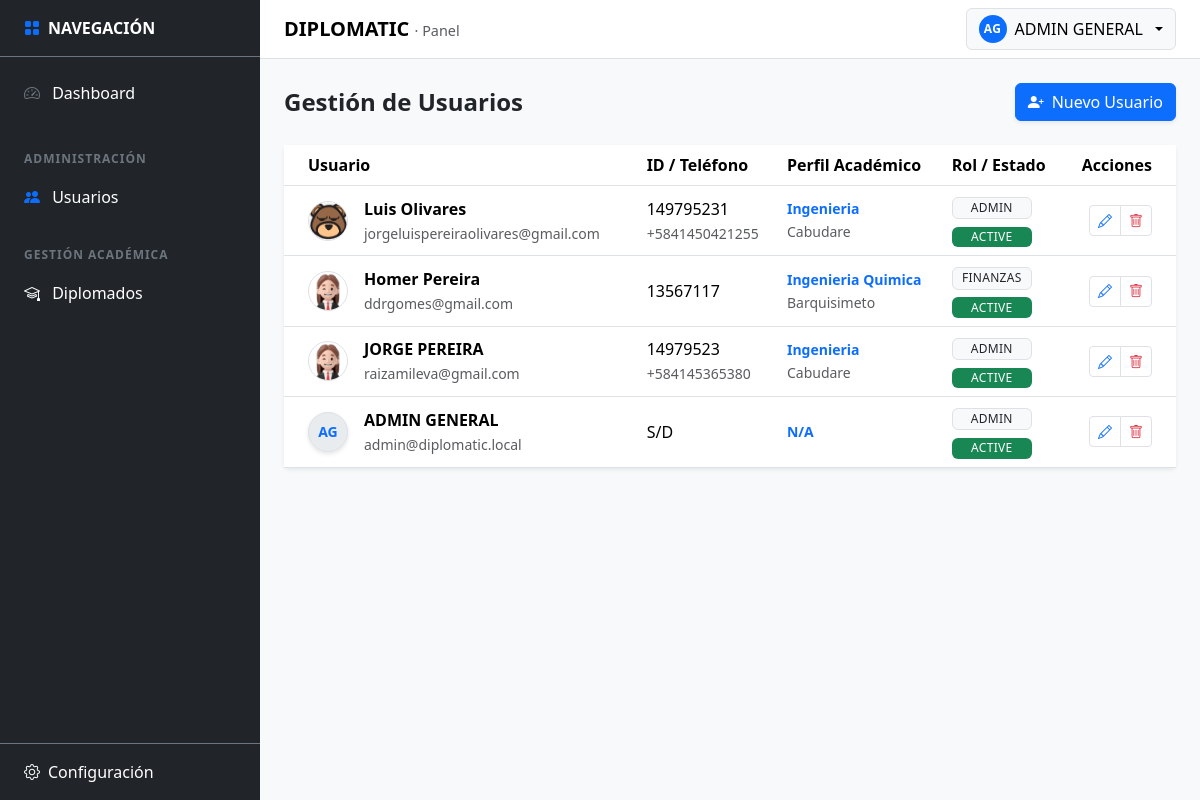
The app's page /users (signed in), older data.
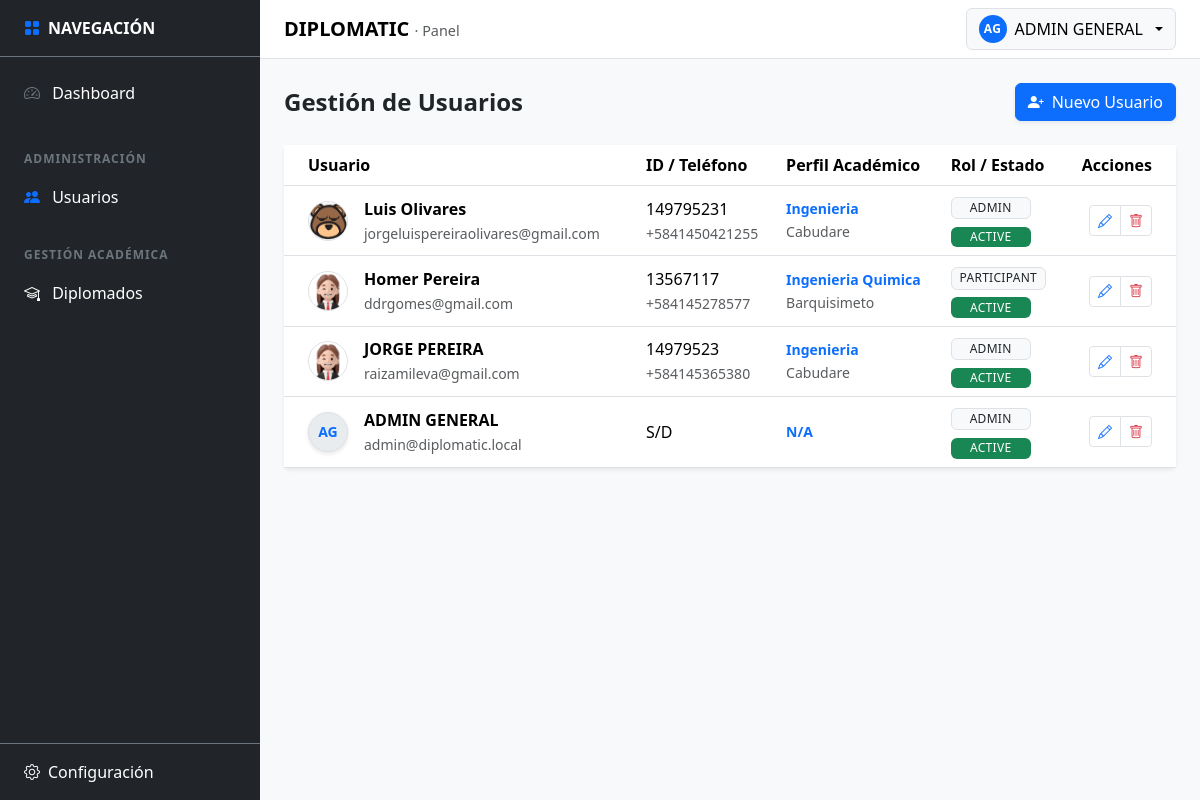
The same page, newer data.
### tables this page shows
CREATE TABLE `tbl_users` (
  `id` int(10) UNSIGNED NOT NULL,
  `user_type` enum('INTERNAL','PARTICIPANT') NOT NULL DEFAULT 'INTERNAL',
  `status` enum('ACTIVE','SUSPENDED','INACTIVE') NOT NULL DEFAULT 'ACTIVE',
  `first_name` varchar(100) NOT NULL,
  `last_name` varchar(100) NOT NULL,
  `email` varchar(190) NOT NULL,
  `role` varchar(60) DEFAULT 'PARTICIPANT',
  `phone` varchar(30) DEFAULT NULL,
  `document_id` varchar(30) DEFAULT NULL,
  `address` text DEFAULT NULL,
  `provenance` varchar(150) DEFAULT NULL,
  `undergraduate_degree` varchar(150) DEFAULT NULL,
  `avatar` varchar(255) DEFAULT 'default_avatar.png',
  `password_hash` varchar(255) NOT NULL,
  `last_login_at` datetime DEFAULT NULL,
  `created_at` datetime NOT NULL DEFAULT current_timestamp(),
  `updated_at` datetime NOT NULL DEFAULT current_timestamp() ON UPDATE current_timestamp(),
  `profile_complete` tinyint(1) DEFAULT 0
);

### app/core/Controller.php (called while the page is built, shortened)
<?php
abstract class Controller
{
  protected function view(string $viewPath, array $data = []): void
  {
    View::render($viewPath, $data);
  }
}

### app/controllers/UsersController.php (called while the page is built, shortened)
<?php
final class UsersController extends Controller
{
    public function index(): void
    {
        $userModel = new UserModel();
        try {
            $db = (new Database())->getConnection();
            $stmt = $db->query("SELECT role_key, name FROM tbl_roles WHERE status = 'ACTIVE' ORDER BY level DESC");
            $roles = $stmt->fetchAll();
        } catch (\Exception $e) {
            $roles = [];
        }
        $this->view('users/index', [
            'users' => $userModel->getAll(),
            'roles' => $roles
        ]);
    }
}

### app/core/Router.php (called while the page is built, shortened)
<?php
final class Router
{
  private array $routes = [
    'GET' => [],
    'POST' => [],
  ];
  public function get(string $path, array $handler): void
  {
    $this->routes['GET'][$this->normalize($path)] = $handler;
  }
  public function post(string $path, array $handler): void
  {
    $this->routes['POST'][$this->normalize($path)] = $handler;
  }
  public function dispatch(): void
  {
    $method = $_SERVER['REQUEST_METHOD'] ?? 'GET';
    $uri = parse_url($_SERVER['REQUEST_URI'] ?? '/', PHP_URL_PATH) ?? '/';
    $basePath = $this->detectBasePath();
    $path = $this->normalize(str_replace($basePath, '', $uri) ?: '/');
    $handler = $this->routes[$method][$path] ?? null;
    [$class, $action] = $handler;
    $controller = new $class();
    $controller->$action();
  }
  private function normalize(string $path): string
  {
    $path = '/' . trim($path, '/');
    return $path === '//' ? '/' : $path;
  }
  private function detectBasePath(): string
  {
    $scriptName = $_SERVER['SCRIPT_NAME'] ?? '';
    $dir = str_replace('\\', '/', dirname($scriptName));
    return rtrim($dir, '/');
  }
}

### app/core/Bootstrap.php (called while the page is built, shortened)
<?php
final class Bootstrap
{
  public function run(): void
  {
    $router = new Router();
    $router->get('/', [AuthController::class, 'showLogin']);
    $router->post('/login', [AuthController::class, 'doLogin']);
    $router->get('/logout', [AuthController::class, 'logout']);
    $router->get('/dashboard', [DashboardController::class, 'index']);
    $router->get('/profile', [ProfileController::class, 'index']);
    $router->post('/profile/update', [ProfileController::class, 'update']);
    $router->get('/profile/security', [ProfileController::class, 'security']);
    $router->post('/profile/change-password', [ProfileController::class, 'changePassword']);
    $router->get('/settings', [SettingsController::class, 'index']);
    $router->get('/settings/correo', [SettingsController::class, 'correo']);
    $router->post('/settings/save-correo', [SettingsController::class, 'saveCorreo']);
    $router->post('/settings/test-correo', [SettingsController::class, 'testCorreo']);
    $router->get('/settings/empresa', [SettingsCompanyController::class, 'index']);
    $router->post('/settings/empresa/save', [SettingsCompanyController::class, 'save']);
    $router->get('/settings/whatsapp', [SettingsWhatsappController::class, 'index']);
    $router->post('/settings/whatsapp/save-template', [SettingsWhatsappController::class, 'saveTemplate']);
    $router->post('/settings/whatsapp/log', [SettingsWhatsappController::class, 'logSend']);
    $router->get('/settings/eventos', [SettingsEventsController::class, 'index']);
    $router->get('/settings/eventos/filter', [SettingsEventsController::class, 'filter']);
    $router->get('/users', [UsersController::class, 'index']);
    $router->post('/users/save', [UsersController::class, 'save']);
    $router->post('/users/delete', [UsersController::class, 'delete']);
    $router->dispatch();
  }
}

### public/index.php (called while the page is built, shortened)
<?php
$app = new \App\Core\Bootstrap();
$app->run();

### app/models/UserModel.php (called while the page is built, shortened)
<?php
class UserModel
{
    private $db;
    public function __construct()
    {
        $this->db = (new Database())->getConnection();
    }
    public function getAll(): array
    {
        $sql = "SELECT * FROM tbl_users WHERE status != 'INACTIVE' ORDER BY created_at DESC";
        return $this->db->query($sql)->fetchAll(PDO::FETCH_ASSOC);
    }
}

### app/views/users/index.php (the view, shortened to what this page needs)
<?php
$basePath = rtrim(str_replace('\\', '/', dirname($_SERVER['SCRIPT_NAME'] ?? '')), '/');
?>
<div class="d-flex justify-content-between align-items-center mb-4">
    <h2 class="h4 fw-bold mb-0">Gestión de Usuarios</h2>
    <button class="btn btn-primary shadow-sm" data-bs-toggle="modal" data-bs-target="#userModal" onclick="resetForm()">
        <i class="bi bi-person-plus-fill me-2"></i>Nuevo Usuario
    </button>
</div>
<div class="card border-0 shadow-sm">
    <div class="card-body p-0">
        <div class="table-responsive">
            <table class="table table-hover align-middle mb-0">
                <thead class="bg-light">
                    <tr>
                        <th class="ps-4">Usuario</th>
                        <th>ID / Teléfono</th>
                        <th>Perfil Académico</th>
                        <th>Rol / Estado</th>
                        <th class="text-end pe-4">Acciones</th>
                    </tr>
                </thead>
                <tbody>
                    <?php foreach ($users as $u): ?>
                    <tr>
                        <td class="ps-4">
                            <div class="d-flex align-items-center gap-3">
                                <?php if (!empty($u['avatar']) && $u['avatar'] !== 'default_avatar.png'): ?>
                                    <img src="<?= $basePath ?>/assets/img/avatars/<?= htmlspecialchars($u['avatar']) ?>" class="rounded-circle border" width="40" height="40" style="object-fit: cover;">
                                <?php else: ?>
                                    <div class="avatar-circle"><?= strtoupper(substr($u['first_name'] ?? 'U', 0, 1) . substr($u['last_name'] ?? 'N', 0, 1)) ?></div>
                                <?php endif; ?>
                                <div>
                                    <div class="fw-bold"><?= htmlspecialchars($u['first_name'].' '.$u['last_name']) ?></div>
                                    <small class="text-muted"><?= htmlspecialchars($u['email']) ?></small>
                                </div>
                            </div>
                        </td>
                        <td>
                            <div><?= htmlspecialchars($u['document_id'] ?? 'S/D') ?></div>
                            <small class="text-muted"><?= htmlspecialchars($u['phone'] ?? '') ?></small>
                        </td>
                        <td>
                            <div class="small fw-bold text-primary"><?= htmlspecialchars($u['undergraduate_degree'] ?? 'N/A') ?></div>
                            <small class="text-muted"><?= htmlspecialchars($u['provenance'] ?? '') ?></small>
                        </td>
                        <td>
                            <div class="mb-1"><span class="badge bg-light text-dark border"><?= htmlspecialchars($u['role']) ?></span></div>
                            <?php
                                $statusClass = ($u['status'] === 'ACTIVE') ? 'bg-success' : 'bg-warning text-dark';
                            ?>
                            <span class="badge <?= $statusClass ?>"><?= htmlspecialchars($u['status']) ?></span>
                        </td>
                        <td class="text-end pe-4">
                            <div class="btn-group">
                                <button class="btn btn-sm btn-white border" title="Editar" onclick='editUser(<?= json_encode($u) ?>)'>
                                    <i class="bi bi-pencil text-primary"></i>
                                </button>
                                <button class="btn btn-sm btn-white border" title="Desactivar" onclick="deleteUser(<?= $u['id'] ?>)">
                                    <i class="bi bi-trash text-danger"></i>
                                </button>
                            </div>
                        </td>
                    </tr>
                    <?php endforeach; ?>
                </tbody>
            </table>
        </div>
    </div>
</div>

### app/core/View.php (shortened to what this page needs)
<?php
final class View
{
  public static function render(string $viewPath, array $data = []): void
  {
    $viewFile = __DIR__ . '/../views/' . trim($viewPath, '/') . '.php';
    extract($data, EXTR_SKIP);
    if (strpos($viewPath, 'auth/') !== false) {
        require $viewFile;
    } else {
        require $viewFile;
        $content = ob_get_clean();
        require __DIR__ . '/../views/layout.php';
    }
  }
}

### app/views/layout.php (shortened to what this page needs)
<?php
$basePath = rtrim(str_replace('\\', '/', dirname($_SERVER['SCRIPT_NAME'] ?? '')), '/');
$content  = $content ?? '';
?>
<!DOCTYPE html>
<html lang="es">
<head>
  <link href="https://cdn.jsdelivr.net/npm/bootstrap@5.3.3/dist/css/bootstrap.min.css" rel="stylesheet">
  <link rel="stylesheet" href="https://cdn.jsdelivr.net/npm/bootstrap-icons@1.11.3/font/bootstrap-icons.min.css">
  <link href="<?= htmlspecialchars($basePath) ?>/assets/css/panel.css?v=<?= time() ?>" rel="stylesheet">
  <link href="<?= htmlspecialchars($basePath) ?>/assets/css/users.css?v=<?= time() ?>" rel="stylesheet">
</head>
<body class="bg-light">
  <?php include __DIR__ . '/sidebar.php'; ?>
  <main class="dp-main">
    <?php include __DIR__ . '/topnav.php'; ?>
    <div class="container-fluid px-3 px-md-4 py-4">
      <?= $content ?>
    </div>
  </main>
</body>
</html>

### app/views/sidebar.php (shortened to what this page needs)
<?php
$basePath = rtrim(str_replace('\\', '/', dirname($_SERVER['SCRIPT_NAME'] ?? '')), '/');
$userRole = strtoupper(trim($_SESSION['user']['role'] ?? ''));
?>
<aside id="dpSidebar" class="dp-sidebar bg-dark text-white d-flex flex-column">
  <div class="py-3 px-4 border-bottom border-secondary">
    <div class="fw-bold d-flex align-items-center gap-2">
      <i class="bi bi-grid-fill text-primary"></i>
      <span>NAVEGACIÓN</span>
    </div>
  </div>
  <nav class="list-group list-group-flush mt-2 flex-grow-1">
    <a href="<?= htmlspecialchars($basePath) ?>/dashboard" class="list-group-item list-group-item-action bg-dark text-white border-0 py-3 px-4">
      <i class="bi bi-speedometer2 me-2 text-secondary"></i> Dashboard
    </a>
    <?php if ($userRole === 'ADMIN'): ?>
      <div class="px-4 mt-4 mb-2">
        <span class="text-uppercase text-secondary fw-bold" style="font-size: 0.75rem; letter-spacing: 1px;">Administración</span>
      </div>
      <a href="<?= htmlspecialchars($basePath) ?>/users" class="list-group-item list-group-item-action bg-dark text-white border-0 py-2 px-4">
          <i class="bi bi-people-fill me-2 text-primary"></i> Usuarios
      </a>
    <?php endif; ?>
    <?php if ($userRole === 'ADMIN' || $userRole === 'ACADEMIC'): ?>
      <div class="px-4 mt-4 mb-2">
        <span class="text-uppercase text-secondary fw-bold" style="font-size: 0.75rem; letter-spacing: 1px;">Gestión Académica</span>
      </div>
      <a href="<?= htmlspecialchars($basePath) ?>/diplomados" class="list-group-item list-group-item-action bg-dark text-white border-0 py-2 px-4">
          <i class="bi bi-mortarboard me-2"></i> Diplomados
      </a>
    <?php endif; ?>
  </nav>
<?php if ($userRole === 'ADMIN'): ?>
  <div class="mt-auto border-top border-secondary">
    <a href="<?= htmlspecialchars($basePath) ?>/settings"
       class="list-group-item list-group-item-action bg-dark text-white border-0 py-3 px-4">
      <div class="d-flex align-items-center gap-2">
        <i class="bi bi-gear"></i>
        <span>Configuración</span>
      </div>
    </a>
  </div>
<?php endif; ?>
</aside>

### app/views/topnav.php (shortened to what this page needs)
<?php
$basePath   = rtrim(str_replace('\\', '/', dirname($_SERVER['SCRIPT_NAME'] ?? '')), '/');
$userName   = $_SESSION['user']['name'] ?? 'Usuario';
$userAvatar = $_SESSION['user']['avatar'] ?? 'default_avatar.png';
$initials = '';
if ($userName !== '') {
  $parts = preg_split('/\s+/', trim($userName));
  $initials = strtoupper(substr($parts[0] ?? 'U', 0, 1) . substr($parts[1] ?? '', 0, 1));
  $initials = trim($initials) !== '' ? $initials : 'U';
} else {
  $initials = 'U';
}
$avatarURL  = $basePath . '/assets/img/avatars/' . $userAvatar;
$avatarPath = __DIR__ . '/../../public/assets/img/avatars/' . $userAvatar;
?>
<nav class="navbar dp-topnav bg-white border-bottom sticky-top">
  <div class="container-fluid px-3 px-md-4 d-flex align-items-center justify-content-between">
    <div class="d-flex align-items-center gap-2">
      <a class="navbar-brand fw-bold mb-0" href="<?= htmlspecialchars($basePath) ?>/dashboard">
        DIPLOMATIC <span class="text-muted fw-normal" style="font-size:.9rem;">· Panel</span>
      </a>
    </div>
    <div class="dropdown">
      <button class="btn btn-light border dp-userbtn dropdown-toggle d-flex align-items-center gap-2"
              type="button"
              data-bs-toggle="dropdown"
              aria-expanded="false">
        <?php if ($userAvatar !== 'default_avatar.png' && file_exists($avatarPath)): ?>
            <img src="<?= $avatarURL ?>" class="rounded-circle" style="width: 24px; height: 24px; object-fit: cover;" alt="Avatar">
        <?php else: ?>
            <span class="dp-avatar" aria-hidden="true"><?= htmlspecialchars($initials) ?></span>
        <?php endif; ?>
        <span class="d-none d-sm-inline"><?= htmlspecialchars($userName) ?></span>
      </button>
    </div>
  </div>
</nav>

### public/assets/css/panel.css (style rules this page uses)
:root { --sidebar-width: 260px; }
.dp-sidebar { position: fixed; top: 0; left: 0; width: var(--sidebar-width); height: 100vh; background: #212529; color: #fff; z-index: 1050; transition: transform .25s ease; }
.dp-main { margin-left: var(--sidebar-width); min-height: 100vh; }
.dp-topnav { z-index: 1035; }
.dp-userbtn { display: inline-flex; align-items: center; gap: 10px; }
.dp-avatar { width: 28px; height: 28px; border-radius: 999px; background: #0d6efd; color: #fff; display: inline-flex; align-items: center; justify-content: center; font-weight: 700; font-size: 12px; letter-spacing: .5px; }

### public/assets/css/users.css (style rules this page uses)
.badge { min-width: 80px; font-weight: 500; letter-spacing: 0.3px; }
.avatar-circle { width: 40px; height: 40px; background: #0d6efd; color: #fff; display: flex; align-items: center; justify-content: center; border-radius: 50%; font-size: 14px; font-weight: bold; text-transform: uppercase; box-shadow: 0 2px 4px rgba(0,0,0,0.1); }

### app/views/users/index.php (style rules this page uses)
.avatar-circle { width: 40px; height: 40px; background: #e9ecef; color: #0d6efd; display: flex; align-items: center; justify-content: center; border-radius: 50%; font-weight: bold; border: 1px solid #dee2e6; text-transform: uppercase; flex-shrink: 0; }

Row changes from the older to the newer data that the page shows:
changed tbl_users "Homer Pereira": phone (not shown) → "+584145278577"; role "FINANZAS" → "PARTICIPANT"
